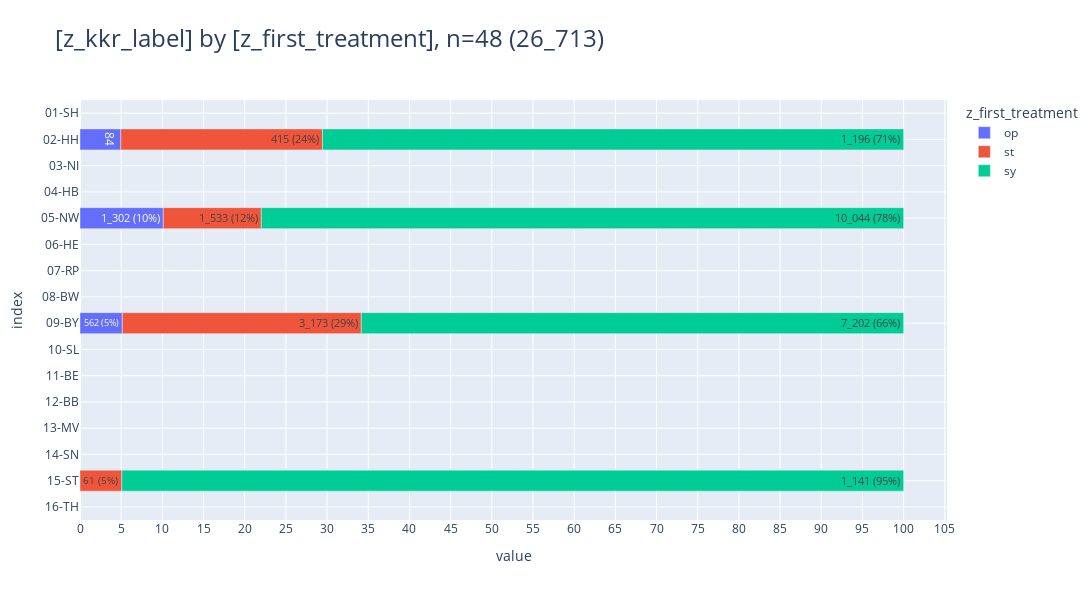

Notebook code for this chart:
### Code cell
_df = db_delay.filter("left(z_kkr_label,2)::int8 in (2,5,9,15)").to_df().iloc[:,[0,2,1]]
display(_df)
pls.plot_stacked_bars(
    _df,
    height=600,
    width=1600,
    orientation="h",
    relative=True,
    show_pct_bar=True,
    kkr_col="z_kkr_label",
    # renderer="png",
    )

### Figure 1 — Plotly figure (JSON) as saved in the notebook; plotly's stock layout.template omitted (floating-point values rounded to 4 significant figures)
{"data": [{"hovertemplate": "col=op<br>value=%{x}<br>index=%{y}<br>cnt_pct_bar_str=%{text}<extra></extra>", "legendgroup": "op", "marker": {"color": "#636EFA", "pattern": {"shape": ""}}, "name": "op", "orientation": "h", "showlegend": true, "text": ["0", "84", "0", "0", "1_302 (10%)", "0", "0", "0", "562 (5%)", "0", "0", "0", "0", "0", "0", "0"], "textposition": "auto", "type": "bar", "x": [0.0, 84.0, 0.0, 0.0, 1302.0, 0.0, 0.0, 0.0, 562.0, 0.0, 0.0, 0.0, 0.0, 0.0, 0.0, 0.0], "xaxis": "x", "y": ["01-SH", "02-HH", "03-NI", "04-HB", "05-NW", "06-HE", "07-RP", "08-BW", "09-BY", "10-SL", "11-BE", "12-BB", "13-MV", "14-SN", "15-ST", "16-TH"], "yaxis": "y"}, {"hovertemplate": "col=st<br>value=%{x}<br>index=%{y}<br>cnt_pct_bar_str=%{text}<extra></extra>", "legendgroup": "st", "marker": {"color": "#EF553B", "pattern": {"shape": ""}}, "name": "st", "orientation": "h", "showlegend": true, "text": ["0", "415 (24%)", "0", "0", "1_533 (12%)", "0", "0", "0", "3_173 (29%)", "0", "0", "0", "0", "0", "61 (5%)", "0"], "textposition": "auto", "type": "bar", "x": [0.0, 415.0, 0.0, 0.0, 1533.0, 0.0, 0.0, 0.0, 3173.0, 0.0, 0.0, 0.0, 0.0, 0.0, 61.0, 0.0], "xaxis": "x", "y": ["01-SH", "02-HH", "03-NI", "04-HB", "05-NW", "06-HE", "07-RP", "08-BW", "09-BY", "10-SL", "11-BE", "12-BB", "13-MV", "14-SN", "15-ST", "16-TH"], "yaxis": "y"}, {"hovertemplate": "col=sy<br>value=%{x}<br>index=%{y}<br>cnt_pct_bar_str=%{text}<extra></extra>", "legendgroup": "sy", "marker": {"color": "#00CC96", "pattern": {"shape": ""}}, "name": "sy", "orientation": "h", "showlegend": true, "text": ["0", "1_196 (71%)", "0", "0", "10_044 (78%)", "0", "0", "0", "7_202 (66%)", "0", "0", "0", "0", "0", "1_141 (95%)", "0"], "textposition": "auto", "type": "bar", "x": [0.0, 1196.0, 0.0, 0.0, 10040.0, 0.0, 0.0, 0.0, 7202.0, 0.0, 0.0, 0.0, 0.0, 0.0, 1141.0, 0.0], "xaxis": "x", "y": ["01-SH", "02-HH", "03-NI", "04-HB", "05-NW", "06-HE", "07-RP", "08-BW", "09-BY", "10-SL", "11-BE", "12-BB", "13-MV", "14-SN", "15-ST", "16-TH"], "yaxis": "y"}], "layout": {"barmode": "relative", "barnorm": "percent", "height": 600, "legend": {"title": {"text": "z_first_treatment"}, "tracegroupgap": 0, "traceorder": "normal"}, "title": {"font": {"size": 24}, "text": "[z_kkr_label] by [z_first_treatment], n=48 (26_713)", "xanchor": "left", "y": 0.95, "yanchor": "top"}, "width": 1600, "xaxis": {"anchor": "y", "domain": [0, 1], "dtick": 5, "gridwidth": 1, "showgrid": true, "title": {"text": "value"}}, "yaxis": {"anchor": "x", "categoryarray": ["16-TH", "15-ST", "14-SN", "13-MV", "12-BB", "11-BE", "10-SL", "09-BY", "08-BW", "07-RP", "06-HE", "05-NW", "04-HB", "03-NI", "02-HH", "01-SH"], "categoryorder": "array", "domain": [0, 1], "gridwidth": 1, "showgrid": true, "title": {"text": "index"}}}}
